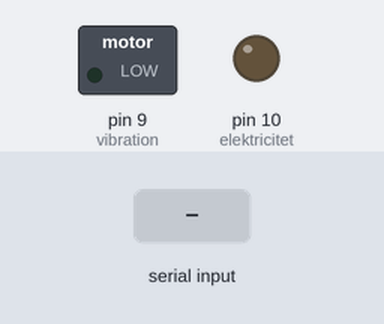
Recording of a sketch running on a simulated Arduino Uno, built with avr-gcc and run on an emulated ATmega328P. On the bench: switched loads named in the sketch (green lamp = pin HIGH), output pins drawn as LEDs (lit = HIGH). The test bench sets the inputs (shaded band). What the sketch prints to the serial monitor is not drawn.

Above: at 1.0 s.
1.1 s: "1" received over Serial
At 11.5 s:
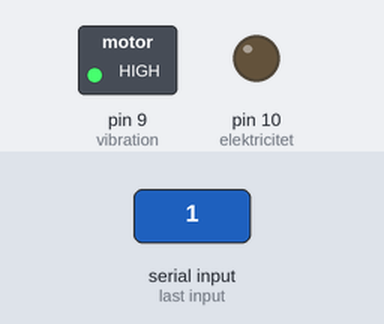
At 23.4 s:
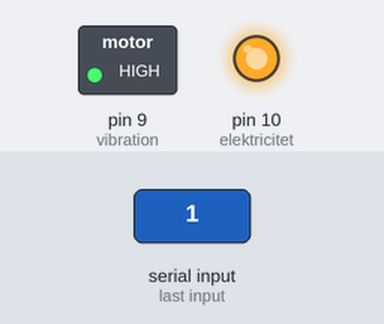
Timing chart, 0 to 23.7 s (numbered marks = the images above; inputs shaded):
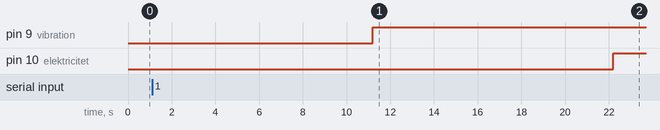

The sketch:

Exp2c.ino
```cpp
//test program

static const char spinner[] = "-\\|/";  // Array of ASCII spinning characters
static int spinnerIndex = 0;  // Current index of the spinner character

unsigned long startTime = 0;
unsigned long currentTime = 0;
unsigned long vibrationStart=0;

const int vibration = 9;
const int elektricitet  = 10;

 int ITI = 10000; // 10 sekunder mellan trials
const int duration = 4000; // 4 sekunder vibration
const int US = 2000; // 2 sekunders US
const int ISI = 7000; // 2 sekunders inter stimuli interval
const int remainingITI = ITI - ISI - US ;


const int antalTrial = 10;
int currentTrial = 0 ;

bool isTrialStarted = false;
bool isUSActivated =false ;
bool hasShutVib = false;

void printEvent(const char* eventName) {
  Serial.print(currentTime);
  Serial.print("\t");
  Serial.print(eventName);
  Serial.print("\t");
  Serial.println(currentTrial);
}

void startTrial() {
  if (!isTrialStarted) {
    isTrialStarted = true;
    printEvent("CS on");
    hasShutVib=true ;
    digitalWrite(vibration, HIGH);
    vibrationStart =millis();
  }
}

void activateElektricitet() {
  if (isTrialStarted && !isUSActivated) {
    isUSActivated = true;
    printEvent("US on");
    digitalWrite(elektricitet, HIGH);
  }
}

void activateUS() {
  if (isTrialStarted && !isUSActivated) {
    isUSActivated = true;
    printEvent("US On");
    digitalWrite(elektricitet, HIGH);
  }
}


void endTrial() {
  if (isTrialStarted) {
    isTrialStarted = false;
    isUSActivated = false;
    printEvent("US off");
    digitalWrite(elektricitet, LOW);
    ITI = remainingITI ;
    startTime = currentTime;
    currentTrial++;

  }
}
void shutVib() {
  if (!hasShutVib) {
    hasShutVib = true;
    printEvent("CS off");
    digitalWrite(vibration, LOW);
  }
}
void setup() {
  Serial.begin(9600);
  Serial.println();
  Serial.println("Please send a character to start the sketch");
  while (Serial.available() == 0) {
    Serial.print(spinner[spinnerIndex]);  // Print the spinner character
    spinnerIndex = (spinnerIndex + 1) % sizeof(spinner);  // Update the spinner index
    delay(100);  // Delay between each spinner character update
  }
  while (Serial.available() > 0) {
    Serial.read(); // Empty the read buffer
  }

  pinMode(vibration, OUTPUT);
  pinMode(elektricitet, OUTPUT);
  Serial.println("");
  Serial.print("Time");
  Serial.print("\t");
  Serial.print("Event");
  Serial.print("\t");
  Serial.println("Trial");
  startTime = millis();
  currentTime = millis();
  printEvent("start");

}

void loop() {
  currentTime = millis();

  if(currentTrial < antalTrial){

    if (currentTime > (startTime + ITI)) {
      startTrial();
    }
    if (currentTime > (startTime + ITI + duration) ) {

      shutVib() ;

    }

    if (currentTime > (startTime + ITI + ISI  + duration)) {
      activateUS();
    }

    if (currentTime > (startTime + ITI + ISI + US  +duration )) {
      endTrial();
    }

  }
   if ( (currentTrial < antalTrial*2) && (currentTrial >= antalTrial) ) {
    // Check if it's time to start a new trial
    if (currentTime > (startTime + ITI)) {
      startTrial();
    }

    // Check if it's time to activate the unconditioned stimulus (US)
    if (currentTime > (startTime + ITI + duration/2)) {
      activateUS();
    }

    // Check if it's time to end the trial
    if (currentTime > (startTime + ITI + duration)) {
      shutVib();
      endTrial();
      ITI = 16000;
    }

  }


}
```

Measured:
- after the input at 1.1 s, pin 9 (vibration): LOW → HIGH after 10.1 s; pin 10 (elektricitet): LOW → HIGH after 21.1 s
